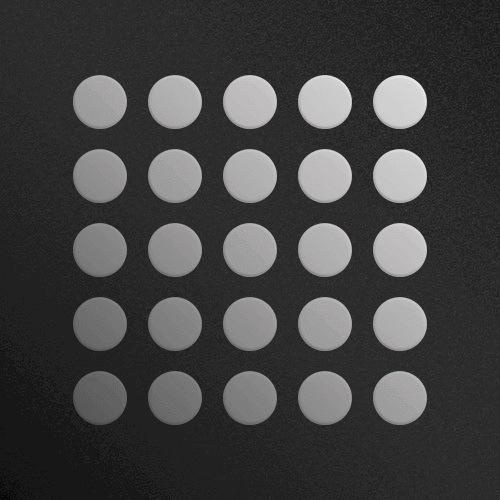
#> input picture Projects/Images/Segmentação/pills.jpeg, 500 x 500 px
$ python pills.py
#> lines starting #> are read from the running program, lines starting #| are printed output that depends on the picture; after the words box and inside, x2 and y2 are one past the last pixel; in counts of white or black regions, pixels touching at a corner belong together
import cv2
from pathlib import Path

path = Path().absolute().parent.parent.parent

pills = cv2.imread(f"{path}/Images/Segmentação/pills.jpeg")
#> pills is the input picture: shape (500, 500, 3); mean B, G, R 66.7, 66.6, 66.7

# Binarização Global:
_, normal_binary = cv2.threshold(pills, 70, 255, cv2.THRESH_BINARY)
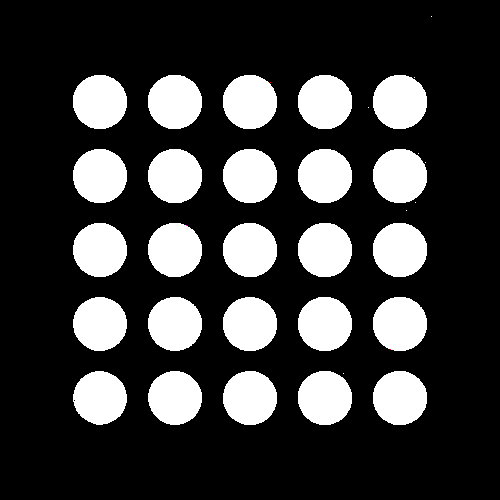
#> normal_binary: shape (500, 500, 3); mean B, G, R 59, 59, 59
normal_binary = cv2.erode(normal_binary,
                          cv2.getStructuringElement(cv2.MORPH_ELLIPSE, (3,3)))
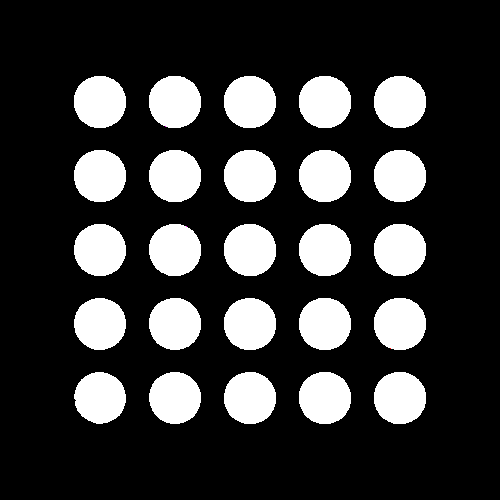
#> normal_binary: shape (500, 500, 3); mean B, G, R 55.2, 55.2, 55.2


# Binarização Adaptativa
gray = cv2.cvtColor(pills, cv2.COLOR_BGR2GRAY)
filtered = cv2.medianBlur(gray, 7)
adaptive_binary = cv2.adaptiveThreshold(filtered, 255, cv2.ADAPTIVE_THRESH_GAUSSIAN_C,
                                            cv2.THRESH_BINARY_INV, 11, 5)
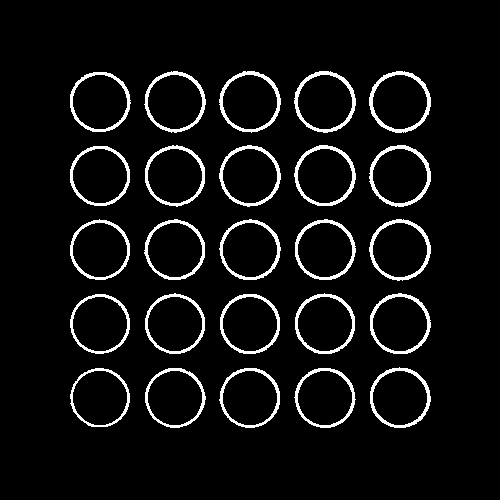
#> adaptive_binary: shape (500, 500); 6.1% white; 25 white regions, largest, box (x1, y1, x2, y2) and area: (369, 71, 431, 133) 706, (369, 145, 431, 207) 689, (294, 71, 356, 133) 679

cv2.imshow("Pills", pills)
cv2.imshow("Normal binary", normal_binary)
cv2.imshow("Adaptative binary", adaptive_binary)

cv2.waitKey()
cv2.destroyAllWindows()
